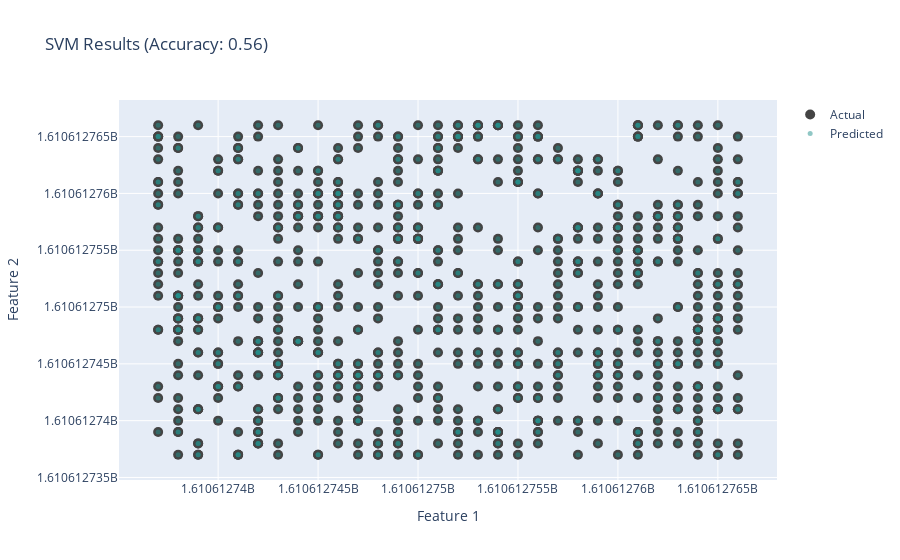

The notebook cell saved with this chart:
### Code cell
df = pd.read_csv("data_proc/games_wp_master.csv")
df["SCORE_DIFF"] = df["TEAM1_SCORE"] - df["TEAM2_SCORE"]
df["T1_WON"] = -1* (df["WINNER"] - 2)
df["T2_WON"] = -1 * (df["T1_WON"] - 1)
# df["LOSER"] = ~ df["WINNER"]
df.dropna(inplace=True)
display(df)
display(df.columns)

basicSVM(df[['TEAM1_ID', 'TEAM2_ID', 'DATE', 'TEAM1_10wp', 'TEAM1_25wp', 'TEAM1_50wp',
       'TEAM1_75wp', 'TEAM1_100wp', 'TEAM2_10wp', 'TEAM2_25wp', 'TEAM2_50wp',
       'TEAM2_75wp', 'TEAM2_100wp']],
                df[["T1_WON"]])

### Figure 1 — Plotly figure (JSON) as saved in the notebook; plotly's stock layout.template omitted (floating-point values rounded to 4 significant figures; data arrays with more than 128 entries replaced by an {"elided": "..."} marker saying what was removed)
{"data": [{"marker": {"color": {"elided": "811x1 int values"}, "colorscale": [[0, "#440154"], [0.1111, "#482878"], [0.2222, "#3e4989"], [0.3333, "#31688e"], [0.4444, "#26828e"], [0.5556, "#1f9e89"], [0.6667, "#35b779"], [0.7778, "#6ece58"], [0.8889, "#b5de2b"], [1, "#fde725"]], "size": 10}, "mode": "markers", "name": "Actual", "type": "scatter", "x": {"elided": "811 int values"}, "y": {"elided": "811 int values"}}, {"marker": {"color": {"elided": "811 int values"}, "colorscale": [[0, "#440154"], [0.1111, "#482878"], [0.2222, "#3e4989"], [0.3333, "#31688e"], [0.4444, "#26828e"], [0.5556, "#1f9e89"], [0.6667, "#35b779"], [0.7778, "#6ece58"], [0.8889, "#b5de2b"], [1, "#fde725"]], "opacity": 0.5, "size": 5}, "mode": "markers", "name": "Predicted", "type": "scatter", "x": {"elided": "811 int values"}, "y": {"elided": "811 int values"}}], "layout": {"title": {"text": "SVM Results (Accuracy: 0.56)"}, "xaxis": {"title": {"text": "Feature 1"}}, "yaxis": {"title": {"text": "Feature 2"}}}}
